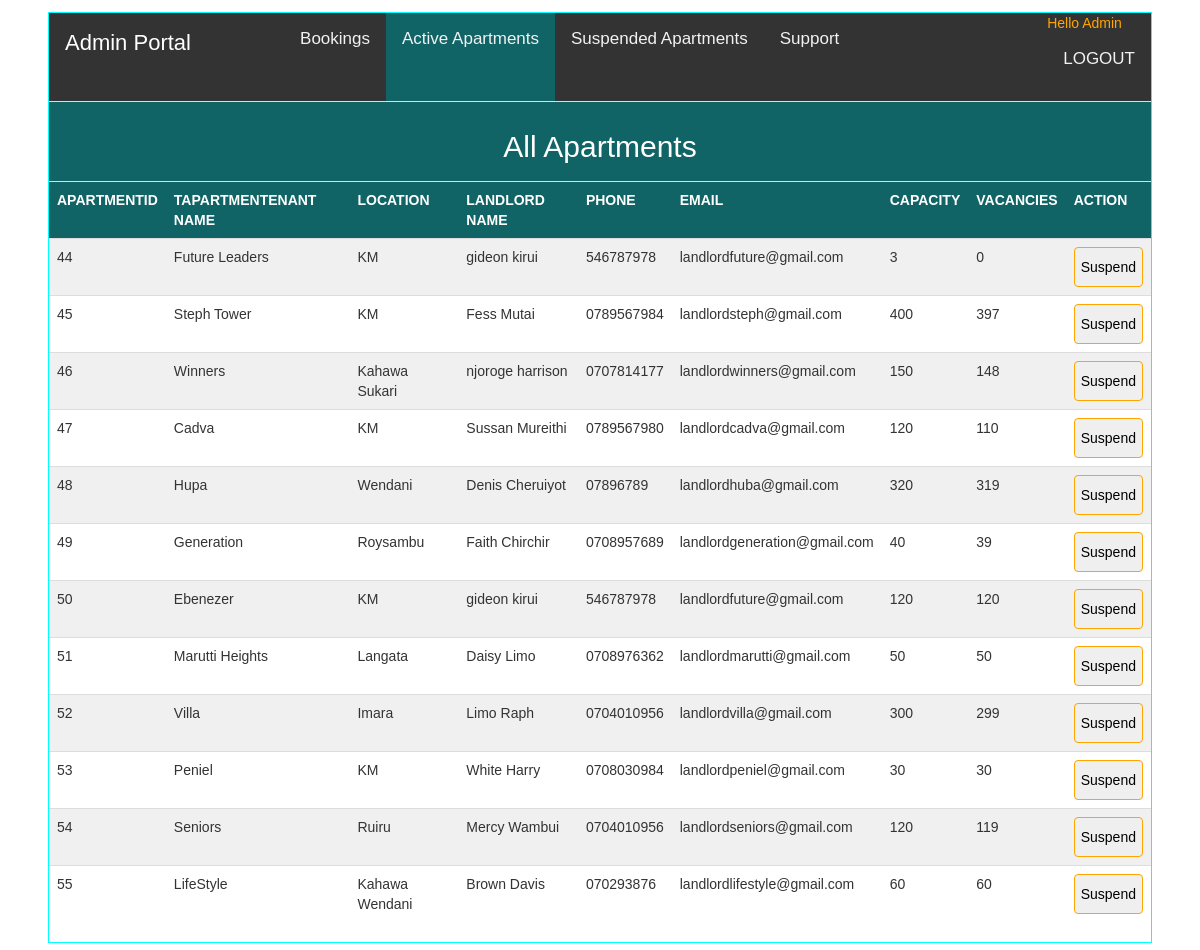
The app's page /admin.php with its own data.
### tables this page shows
CREATE TABLE `apartment` (
  `apartmentid` int(30) NOT NULL,
  `apartmentname` varchar(30) DEFAULT NULL,
  `location` varchar(50) DEFAULT NULL,
  `houses` int(30) DEFAULT NULL,
  `price` varchar(30) DEFAULT NULL,
  `type` varchar(30) DEFAULT NULL,
  `photo1` blob,
  `photo2` blob,
  `photo3` blob,
  `occupied` int(10) DEFAULT '0',
  `landlord` varchar(30) DEFAULT NULL,
  `apstatus` varchar(30) DEFAULT 'active'
);

CREATE TABLE `landlord` (
  `id` varchar(30) NOT NULL,
  `firstname` varchar(30) DEFAULT NULL,
  `lastname` varchar(30) DEFAULT NULL,
  `phone` varchar(30) DEFAULT NULL,
  `username` varchar(30) DEFAULT NULL,
  `password` varchar(30) DEFAULT NULL
);

### admin.php (the view, shortened to what this page needs)
<!DOCTYPE html>
<html>
<head>
  <link rel="stylesheet" href="https://use.fontawesome.com/releases/v5.7.0/css/all.css">
          <link rel="stylesheet" type="text/css" href="css/style.css">
       <?php
           include('landlordsession.php');
       ?>
    <link rel="stylesheet" href="https://maxcdn.bootstrapcdn.com/bootstrap/3.4.0/css/bootstrap.min.css">
</head>
<body id="adminbody">
  <div id="portal">
        <div id="portalnav">
            <div class="topnav" id="myTopnav">
                <a id="adminportal">Admin Portal</a>
                <a href="adminbookings.php">Bookings</a>
                <div id="active"><a href="admin.php">Active Apartments</a></div>
                <a href="adminsuspend.php" >Suspended Apartments</a>
                <a href="support.php" >Support</a>
                <div id="session">Hello Admin<br><a href="logout.php">LOGOUT</a></div>
            </div>
        </div>
         <?php
           $query1="select ap.apartmentid as apid,ap.apartmentname as apname,ap.location as location,ap.houses as capacity,ap.houses-ap.occupied as vacancies,concat(l.firstname,' ',l.lastname) as landlordname,l.phone as phone,l.username as email from apartment ap join landlord l on(ap.landlord=l.id) where ap.apstatus='active'";
           $result1=mysqli_query($conn,$query1);
           $rowcheck1=mysqli_num_rows($result1);
           if($rowcheck1>0){
                echo'<table class="table border" id="ltable"><tr id="header"><th colspan="9"><h2>All Apartments</h2></th></tr><tr><th>APARTMENTID</th><th>TAPARTMENTENANT NAME</th><th>LOCATION</th><th>LANDLORD NAME</th><th>PHONE</th><th>EMAIL</th><th>CAPACITY</th><th>VACANCIES</th><th>ACTION</th></tr>';
             while($row1=mysqli_fetch_array($result1)){
              echo'<tr>
                      <td>'.$row1["apid"].'</td>
                      <td>'.$row1["apname"].'</td>
                      <td>'.$row1["location"].'</td>
                      <td>'.$row1["landlordname"].'</td>
                      <td>'.$row1["phone"].'</td>
                      <td>'.$row1["email"].'</td>
                      <td>'.$row1["capacity"].'</td>
                      <td>'.$row1["vacancies"].'</td>
                      <td>
                         <form method="POST">
                            <input id="oid" type="text" name="apid" value="'.$row1['apid'].'">
                            <input id="oid" type="text" name="apname" value="'.$row1['apname'].'">
                            <input id="suspendbtn"type="submit" name="suspend" value="Suspend">
                          </form>
                     </td>
                   </tr>';
             }
             echo'</table>';
           }
           else{
            echo'<div id="info">You currently have no Active Apartments</div>';
           }
        ?>
  </div>
</body>
</html>

### css/style.css (style rules this page uses)
.topnav { overflow: hidden; background-color: #333; }
.topnav a { float: left; display: block; color: #f2f2f2; text-align: center; padding: 14px 16px; text-decoration: none; font-size: 17px; }
* { box-sizing: border-box; }
body { font-family: Verdana, sans-serif; }
#active a { height:11vh; background: #116466; }
body { margin:0;font-family:Arial }
body { background: #f0f0f0; }
#portal { min-height: 90vh; background: white; border:solid 1px aqua; margin:4%; margin-top: 1%; }
#portalnav { width:100%; min-height:7vh; }
#session { float: right; color:orange; text-transform: capitalize; }
tr:nth-child(odd) { background: #f0f0f0; }
#header th { text-align: center; color:white; background: #116466; }
th { text-align: left; color:white; background: #116466; }
#header { background: #116466; }
#ltable { width: 100%; }
#session { float: right; color:orange; }
#adminbody { margin:0;font-family:Arial }
.topnav { overflow: hidden; background-color: #8D8741; }
#adminportal { font-size: 22px; color:white; margin-right: 7%; }
#session { float: right; color:white }
th { text-align: left; color: white; background: #116466; }
#header th { text-align: center; color: white; background: #116466; }
#suspendbtn { height:5vh; width:100%; border: none; border-radius: 4px; border:1px solid orange; color:black; }
#session { color:white; float: right; }
a { text-decoration:none; }
body { background:#f0f0f0; }
th { text-align: center; color: white; background: #116466; }
#header th { text-align: center; color: white; background: #116466; text-transform: capitalize; }

### records on screen
apartment: apartmentid "44", apartmentname "Future Leaders", location "KM", landlordname "gideon kirui", landlord.phone "546787978", landlord.username "landlordfuture@gmail.com", houses "3", vacancies "0"
apartment: apartmentid "45", apartmentname "Steph Tower", location "KM", landlordname "Fess Mutai", landlord.phone "0789567984", landlord.username "landlordsteph@gmail.com", houses "400", vacancies "397"
apartment: apartmentid "46", apartmentname "Winners", location "Kahawa Sukari", landlordname "njoroge harrison", landlord.phone "0707814177", landlord.username "landlordwinners@gmail.com", houses "150", vacancies "148"
apartment: apartmentid "47", apartmentname "Cadva", location "KM", landlordname "Sussan Mureithi", landlord.phone "0789567980", landlord.username "landlordcadva@gmail.com", houses "120", vacancies "110"
apartment: apartmentid "48", apartmentname "Hupa", location "Wendani", landlordname "Denis Cheruiyot", landlord.phone "07896789", landlord.username "landlordhuba@gmail.com", houses "320", vacancies "319"
apartment: apartmentid "49", apartmentname "Generation", location "Roysambu", landlordname "Faith Chirchir", landlord.phone "0708957689", landlord.username "landlordgeneration@gmail.com", houses "40", vacancies "39"
apartment: apartmentid "50", apartmentname "Ebenezer", location "KM", landlordname "gideon kirui", landlord.phone "546787978", landlord.username "landlordfuture@gmail.com", houses "120", vacancies "120"
apartment: apartmentid "51", apartmentname "Marutti Heights", location "Langata", landlordname "Daisy Limo", landlord.phone "0708976362", landlord.username "landlordmarutti@gmail.com", houses "50", vacancies "50"
apartment: apartmentid "52", apartmentname "Villa", location "Imara", landlordname "Limo Raph", landlord.phone "0704010956", landlord.username "landlordvilla@gmail.com", houses "300", vacancies "299"
apartment: apartmentid "53", apartmentname "Peniel", location "KM", landlordname "White Harry", landlord.phone "0708030984", landlord.username "landlordpeniel@gmail.com", houses "30", vacancies "30"
apartment: apartmentid "54", apartmentname "Seniors", location "Ruiru", landlordname "Mercy Wambui", landlord.phone "0704010956", landlord.username "landlordseniors@gmail.com", houses "120", vacancies "119"
apartment: apartmentid "55", apartmentname "LifeStyle", location "Kahawa Wendani", landlordname "Brown Davis", landlord.phone "070293876", landlord.username "landlordlifestyle@gmail.com", houses "60", vacancies "60"
